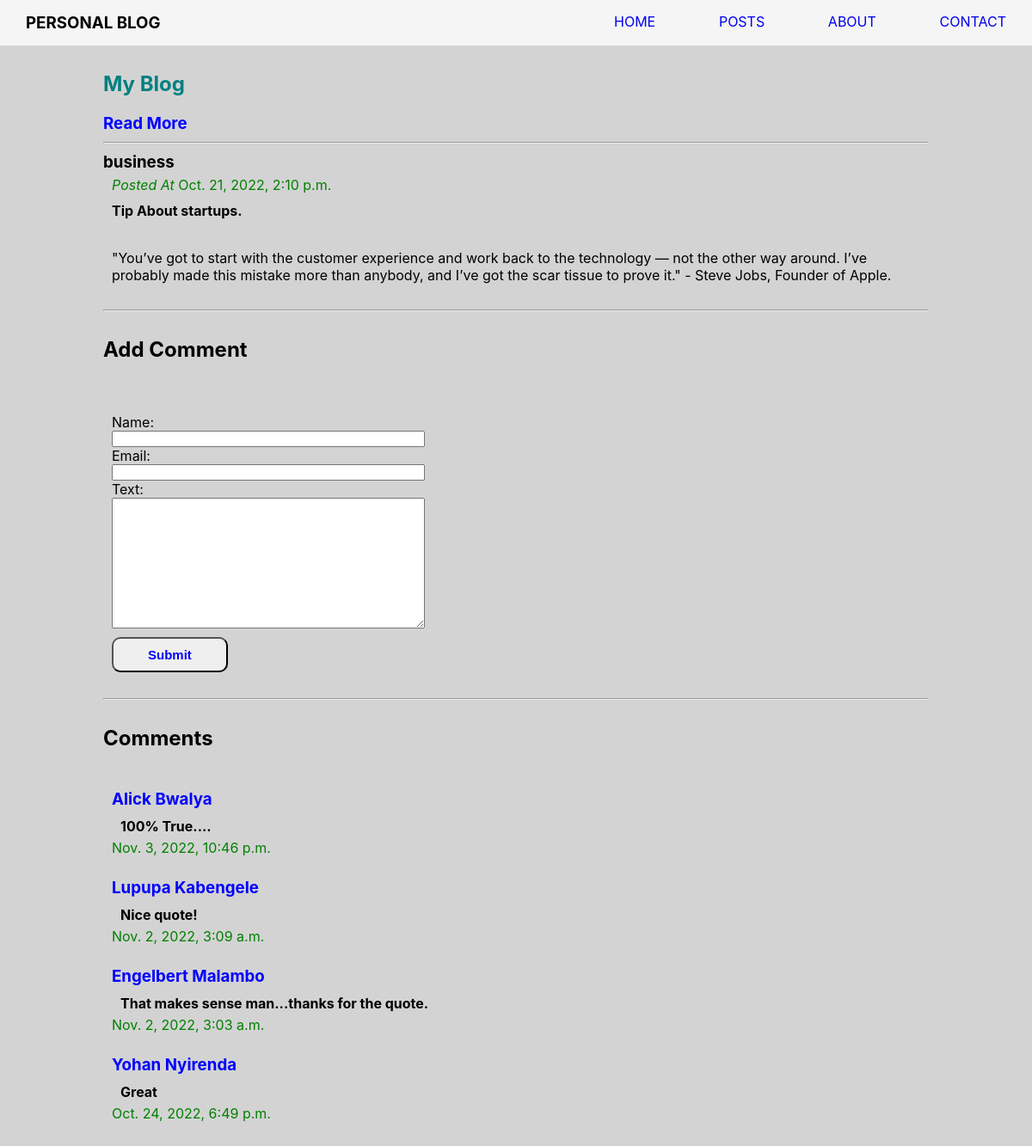
/blog/post-3/, run on the app's committed database.
### blog/models.py (models this page shows, shortened)
class Mypost(models.Model):
    title = models.CharField(max_length=255)
    slug = models.SlugField()
    intro = models.TextField()
    body = models.TextField()
    my_date = models.DateTimeField(auto_now_add=True)
    class Meta:
        ordering = ["-my_date"]

class Comment(models.Model):
    post = models.ForeignKey(
        Mypost, related_name='comments', on_delete=models.CASCADE)
    name = models.CharField(max_length=255)
    email = models.EmailField()
    text = models.TextField()
    my_date = models.DateTimeField(auto_now_add=True)
    class Meta:
        ordering = ["-my_date"]

### blog/views.py (the view)
# urls.py: path('<slug:slug>/', views.main, name='main')
def main(request, slug):
    form = CommentForm()
    post = Mypost.objects.get(slug=slug)
    comment = Comment.objects.all()
    if request.method == "POST":
        form = CommentForm(request.POST)
        if form.is_valid():
            comment = form.save(commit=False)
            comment.post = post
            comment.save()
            return redirect('main', slug=post.slug)
    else:
        form = CommentForm()
    context = {'form': form, 'post': post, 'comment': comment}
    return render(request, "main.html", context)

### blog/templates/forms.py
class CommentForm(ModelForm):
    class Meta:
        model = Comment
        fields = ["name", "email", "text"]

### blog/templates/main.html (shortened to what this page needs)
<!DOCTYPE html>
<html lang="en">
<head>
    {% load static %}
    <link rel="stylesheet" href ="{% static 'main.css' %}">
</head>
<body>
    <div class="details-cover">
        <ul class="navbar">
            <div class="navbar-left">
            <li><h3>PERSONAL BLOG</h3></li>
            </div>
            <div class="navbar-right">
            <li><a href="{% url 'home' %}">HOME</a></li>
            <li><a href="{% url 'mypost' %}">POSTS</a></li>
            <li><a href="{% url 'about' %}">ABOUT</a></li>
            <li><a href="{% url 'contact' %}">CONTACT</a></li>
            </div>
            </ul>
            <div class="container">
    <h2 class="title">My Blog</h2>
    <h3 class="subtitle">Read More</h3>
    <hr>
    <ul class="main">
        {% block content %}
            <div class="main-ul">
            <li id="title"><h3>{{ post.title}}</h3></li>
            <li id="date"><i>Posted At</i> {{ post.my_date}}</li>
            <li id="intro"><h4>{{ post.intro}}</h4></li>
            <li id="body">{{ post.body}}</li>
            <hr>
            <h2 class="comment-title">Add Comment</h2>
            <form method="post", action="", class="form">
                {{form}}
                <div class="btn">
                    <button id="btn">Submit</button>
                </div>
            </form>
            <hr>
            <h2 class="comment-subtitle">Comments</h2>
            {% for comment in post.comments.all %}
            <div class="comment-cover">
            <li id="comment-name"><h3>{{ comment.name}}</h3></li>
            <li id="comment-text"><h4>{{ comment.text}}</h4></li>
            <li id="comment-date"> {{ comment.my_date}}</li>
            </div>
            {% empty %}
            <h3>No Comments Yet.</h3>
            {% endfor %}
            </div>
        {% endblock %}
    </ul>
    </div>
    </div>
</body>
</html>

### blog/static/main.css (style rules this page uses)
* { margin: 0; padding: 0; box-sizing: border-box; }
body { background: lightgray; font-family: -apple-system, BlinkMacSystemFont, "Segoe UI", "Roboto", "Oxygen", "Ubuntu", "Cantarell", "Fira Sans", "Droid Sans", "Helvetica Neue"; }
ul li { list-style-type: none; }
a:link { text-decoration: none; }
.navbar { position: sticky; top: 0; display: flex; justify-content: space-between; width: 100%; padding: 15px 30px; background-color: whitesmoke; }
.navbar-left { width: 30%; }
.navbar-right { width: 40%; display: flex; justify-content: space-between; }
.container { width: 80%; margin: 30px 10%; }
.title { padding-bottom: 20px; color: teal; }
.subtitle { padding-bottom: 10px; color: blue; }
#title { padding-top: 10px; }
#intro, #date { padding: 5px 10px; }
#date { color: green; }
#body { padding: 30px 10px; }
.comment-title, .comment-subtitle { padding: 30px 0px; }
.form { display: flex; flex-direction: column; width: 40%; padding: 30px 10px; }
.comment-cover { padding: 10px; }
#comment-name { padding: 5px 0px 10px; color: blue; }
#comment-text { padding: 0px 10px 5px; }
#comment-date { color:green; }
#btn { padding: 10px 40px; margin-top: 10px; color: blue; font-weight: bold; font-size: 15px; border-radius: 10px; }

### data on the page
Mypost: title "business", my_date "Oct. 21, 2022, 2:10 p.m.", intro "Tip About startups.", body "\"You’ve got to start with the customer experience and work back to the technology — not the other way around. I’ve probably made this mistake more than anybody, and I’ve got the scar tissue to prove it.\" - Steve Jobs, Founder of Apple."
Comment: name "Alick Bwalya", text "100% True....", my_date "Nov. 3, 2022, 10:46 p.m."
Comment: name "Lupupa Kabengele", text "Nice quote!", my_date "Nov. 2, 2022, 3:09 a.m."
Comment: name "Engelbert Malambo", text "That makes sense man...thanks for the quote.", my_date "Nov. 2, 2022, 3:03 a.m."
Comment: name "Yohan Nyirenda", text "Great", my_date "Oct. 24, 2022, 6:49 p.m."
